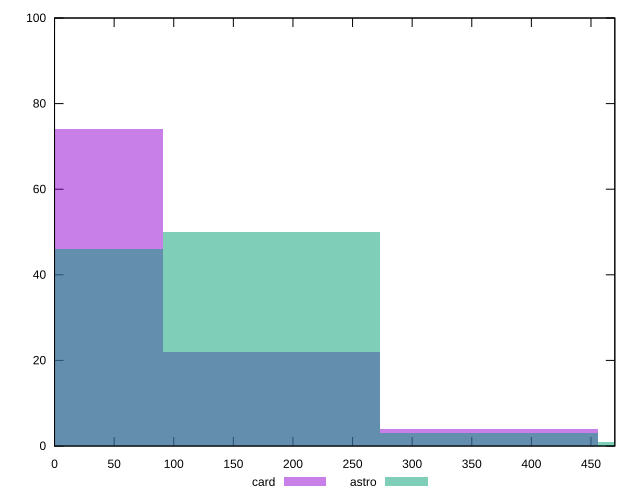

Write gnuplot code to recreate this figure.
reset

$card <<EOF
182.20584906387052 22
0 74
364.41169812774103 4
EOF

$astro <<EOF
364.41169812774103 3
0 46
182.20584906387052 50
546.6175471916115 1
EOF

set key outside below
set boxwidth 182.20584906387052
set xrange [0:470]
set yrange [0:100]
set trange [0:100]
set style fill transparent solid 0.5 noborder
set terminal svg size 640, 500 enhanced background rgb 'white'
set output "reports/report_00028_2021-02-24T12-49-42.674Z/unminified-javascript/comparison/histogram/2_vs_3.svg"

plot $card title "card" with boxes, \
     $astro title "astro" with boxes

reset
